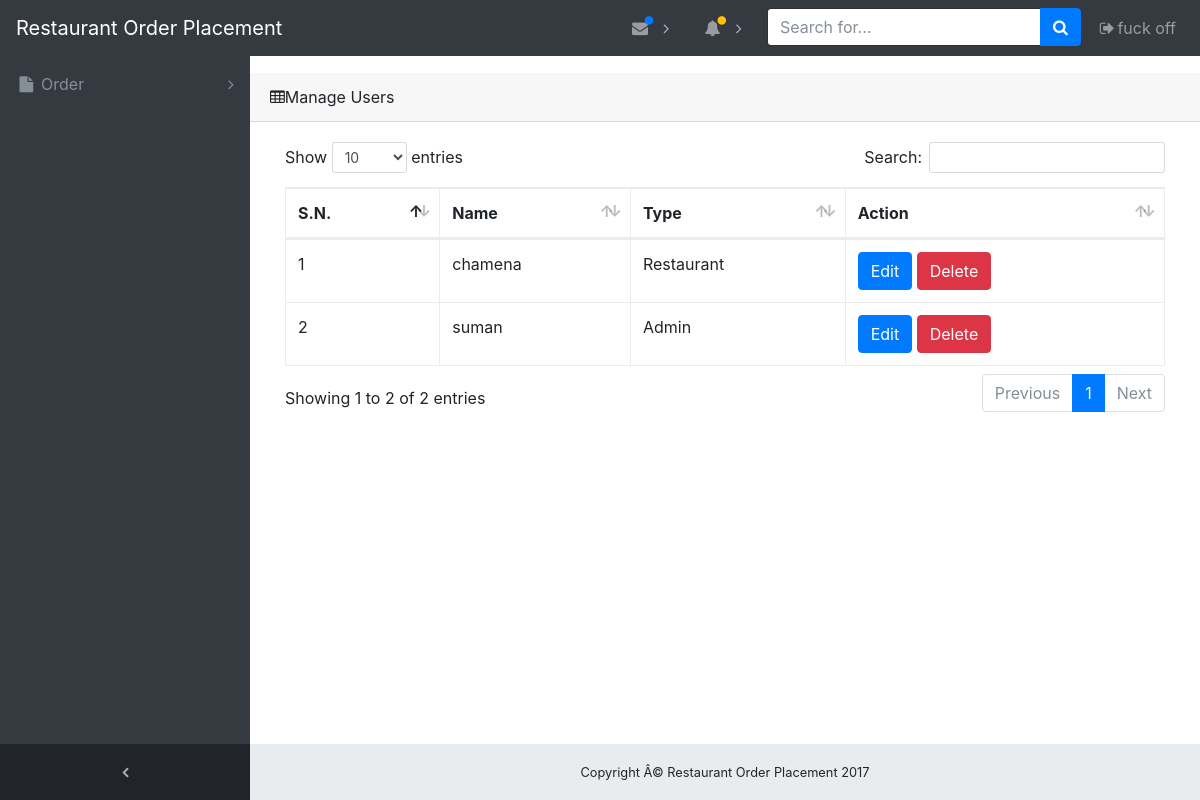
Screenshot of /index.php/user/list_user with the database file from the repository.
### tables this page shows
CREATE TABLE `user` (
  `user_id` int(11) NOT NULL,
  `user_name` varchar(50) NOT NULL,
  `user_password` varchar(50) NOT NULL,
  `user_type` varchar(50) NOT NULL
);

### application/controllers/User.php (called while the page is built, shortened)
<?php
class User extends CI_Controller {
	public function __construct() {
        $this->load->model(array('user_model'));
    }
    public function list_user() {
        $data_header['active'] = 'user';
        $data['users'] = $this->user_model->get_users();
        $this->load->view('template/header', $data_header);
        $this->load->view('user/list', $data);
        $this->load->view('template/footer');
    }
}

### index.php (called while the page is built, shortened)
<?php
require_once BASEPATH.'core/CodeIgniter.php';

### application/models/User_model.php (called while the page is built, shortened)
<?php
class User_model extends CI_Model {
    public function get_users() {
        $this->db->select();
        $this->db->from('user');
        $this->db->order_by('user_name', 'ASC');
        $query = $this->db->get();
        return $query->result();
    }
}

### application/views/user/list.php (the view, shortened to what this page needs)
<div class="row">
    <div class="col-md-12">
    </div>
</div>
<div class="card-header">
          <i class="fa fa-table"></i>Manage Users</div>
        <div class="card-body">
          <div class="table-responsive">
            <table class="table table-bordered" id="dataTable" width="100%" cellspacing="0">
            <thead>
                <tr>
                    <th>S.N.</th>
                    <th>Name</th>
                    <th>Type</th>
                    <th>Action</th>
                </tr
            </thead>
            <tbody>
                <?php $count=0; ?>
                <?php foreach($users as $u) { ?>
                <tr>
                    <td><?=++$count; ?></td>
                    <td><?=$u->user_name; ?></td>
                    <td><?php if($u->user_type == 'A'){ echo "Admin";} else { echo "Restaurant";} ?></td>
                    <td>
                        <a class="btn btn-md btn-primary" href="<?=base_url(); ?>user/edit_user/<?=$u->user_id; ?>">
                            Edit
                        </a>
                        <a class="btn btn-md btn-danger" href="<?=base_url(); ?>user/delete_user/<?=$u->user_id; ?>">
                            Delete
                        </a>
                    </td>
                </tr>
                <?php } ?>
            </tbody>
        </table>
    </div>
</div>

### assets/css/sb-admin.css (style rules this page uses)
html { position: relative; min-height: 100%; }
body { overflow-x: hidden; }
body.sticky-footer { margin-bottom: 56px; }
body.fixed-nav { padding-top: 56px; }

### rows the page displays
user: user_name "chamena", user_type "Restaurant"
user: user_name "suman", user_type "Admin"
